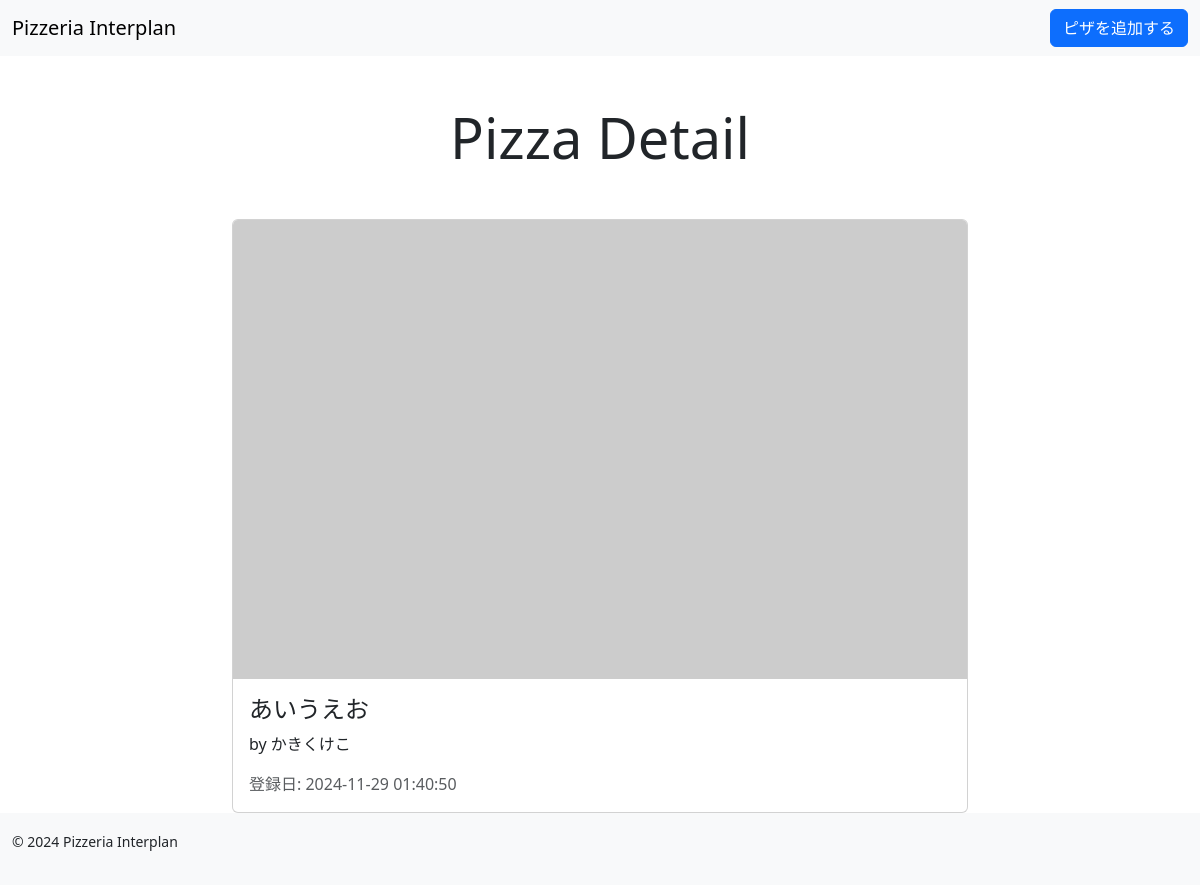
Screenshot of /detail.php?id=6 with the database file from the repository.
### tables this page shows
CREATE TABLE `pizzas` (
  `id` int(11) NOT NULL,
  `pizza_name` varchar(255) NOT NULL,
  `chef_name` varchar(255) NOT NULL,
  `toppings` varchar(255) NOT NULL,
  `created_at` timestamp NOT NULL DEFAULT CURRENT_TIMESTAMP
);

### detail.php (the view, shortened to what this page needs)
<?php
require 'dbconnect.php';
if (isset($_GET['id'])) {
  $stmt = $db->prepare('SELECT * FROM pizzas WHERE id = ?');
  $stmt->bindValue(1, $_GET['id']);
  $result = $stmt->execute();
  if ($result) {
    $pizza = $stmt->fetch();
  }
} else {
  header('location: index.php');
  exit;
}
?>
<?php include 'header.php'; ?>
<div class="container">
  <h1 class="text-center display-4 my-5">
    Pizza Detail
  </h1>
  <div class="row justify-content-center">
    <div class="col-md-8">
      <div class="card">
        <img src="https://dummyimage.com/800x500/9f2/fff&text=PIZZA" alt="" class="card-img-top">
        <div class="card-body">
          <h2 class="h4"><?= htmlspecialchars($pizza['pizza_name']); ?></h2>
          <p class="card-text">by <?= htmlspecialchars($pizza['chef_name']); ?></p>
          <p class="card-text text-muted">登録日: <?= htmlspecialchars($pizza['created_at']); ?></p>
        </div>
      </div>
    </div>
  </div>
</div>
<?php include 'footer.php'; ?>

### rows the page displays
pizzas: pizza_name "あいうえお", chef_name "かきくけこ", created_at "2024-11-29 01:40:50"
